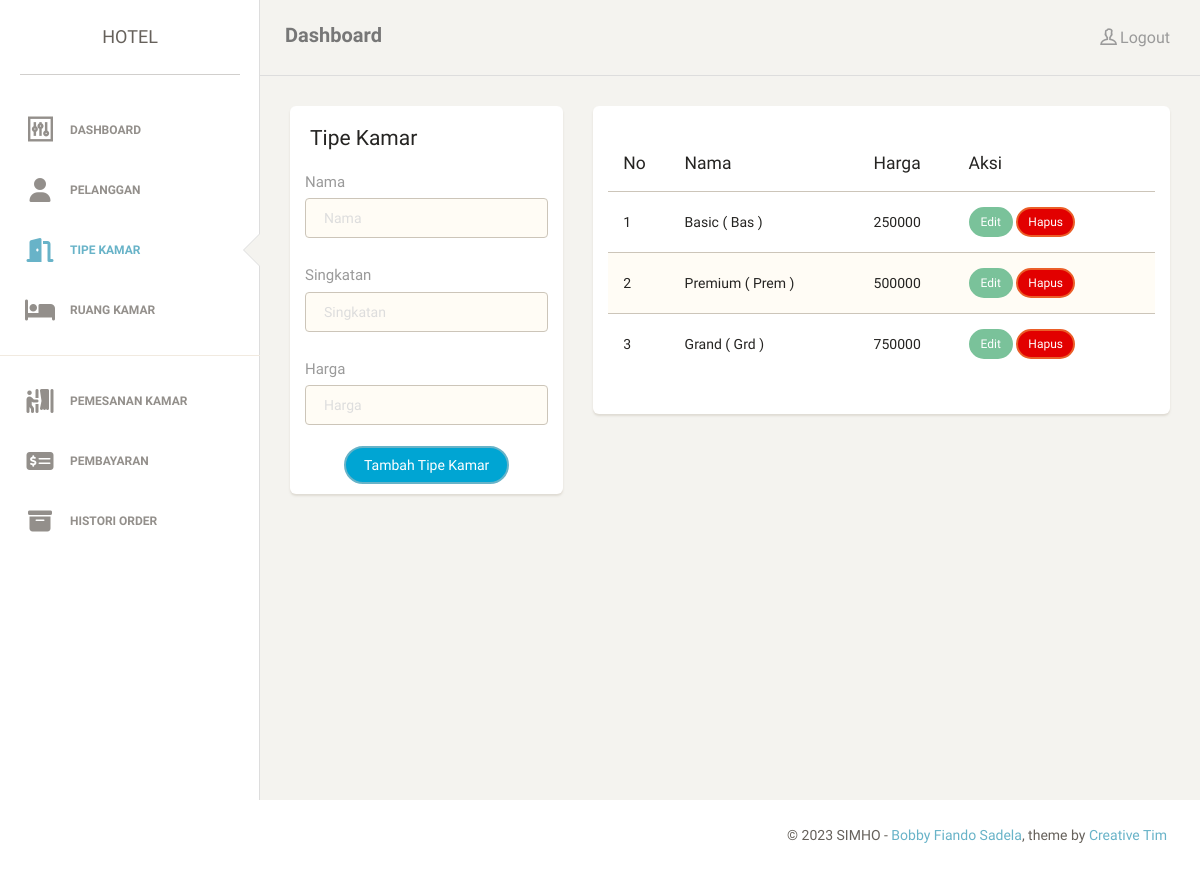
The page /tipe_kamar.php (signed in) on the database its author committed.
### tables this page shows
CREATE TABLE `tipe_kamar` (
  `idtipe_kamar` tinyint(4) NOT NULL,
  `nama` varchar(20) NOT NULL,
  `singkatan` varchar(15) NOT NULL,
  `harga` int(11) NOT NULL
);

### content/tipe_kamar.php (the view, shortened to what this page needs)
<?php
  $tipe_kamar = mysqli_query($connect, "SELECT * FROM tipe_kamar");
?>
  <div class="col-md-4">
    <div class="card">
      <div class="header">
        <h4 class="title">Tipe Kamar</h4>
      </div>
      <div class="content">
        <form method="post" action="<?php $_SERVER['PHP_SELF']; ?>">
          <div class="row">
            <div class="col-md-12">
              <div class="form-group">
                <label>Nama</label>
                <input type="text" name="nama" class="form-control border-input" placeholder="Nama" value="">
              </div>
            </div>
          </div>
          <div class="row">
            <div class="col-md-12">
              <div class="form-group">
                <label>Singkatan</label>
                <input type="text" name="singkatan" class="form-control border-input" placeholder="Singkatan" value="">
              </div>
            </div>
          </div>
          <div class="row">
            <div class="col-md-12">
              <div class="form-group">
                <label>Harga</label>
                <input type="text" name="harga" class="form-control border-input" placeholder="Harga" value="">
              </div>
            </div>
          </div>
          <div class="text-center">
            <button type="submit" class="btn btn-info btn-fill btn-wd" name="submit">Tambah Tipe Kamar</button>
          </div>
      </div>
    </div>
  </div>
  <div class="col-md-8">
<div class="card">
  <div class="content">
    <div class="content table-responsive table-full-width">
      <?php if (empty($tipe_kamar)): ?>
      <h3>Data Tipe Kamar kosong !</h3>
      <?php else: ?>
      <table class="table table-striped">
        <thead>
          <tr>
            <th>No</th>
            <th>Nama</th>
            <th>Harga</th>
            <th>Aksi</th>
          </tr>
        </thead>
        <tbody>
          <?php $i = 1; ?>
          <?php foreach ($tipe_kamar as $k => $v): ?>
          <tr>
            <td>
              <?php echo $i++; ?>
            </td>
            <td>
              <?php echo $v['nama']; ?> ( <?php echo $v['singkatan']; ?> )
            </td>
            <td>
              <?php echo $v['harga']; ?>
            </td>
            <td>
              <a href="tipe_kamar.php?aksi=edit&id=<?php echo $v['idtipe_kamar']; ?>" class="btn btn-success btn-fill btn-sm">Edit</a>
              <a href="tipe_kamar.php?aksi=hapus&id=<?php echo $v['idtipe_kamar']; ?>" class="btn btn-danger btn-fill btn-sm">Hapus</a>
            </td>
          </tr>
          <?php endforeach; ?>
        </tbody>
      </table>
      <?php endif; ?>
    </div>
  </div>
  </div>
  </div>
  </div>

### rows shown on the page
tipe_kamar: nama "Basic", singkatan "Bas", harga "250000"
tipe_kamar: nama "Premium", singkatan "Prem", harga "500000"
tipe_kamar: nama "Grand", singkatan "Grd", harga "750000"
